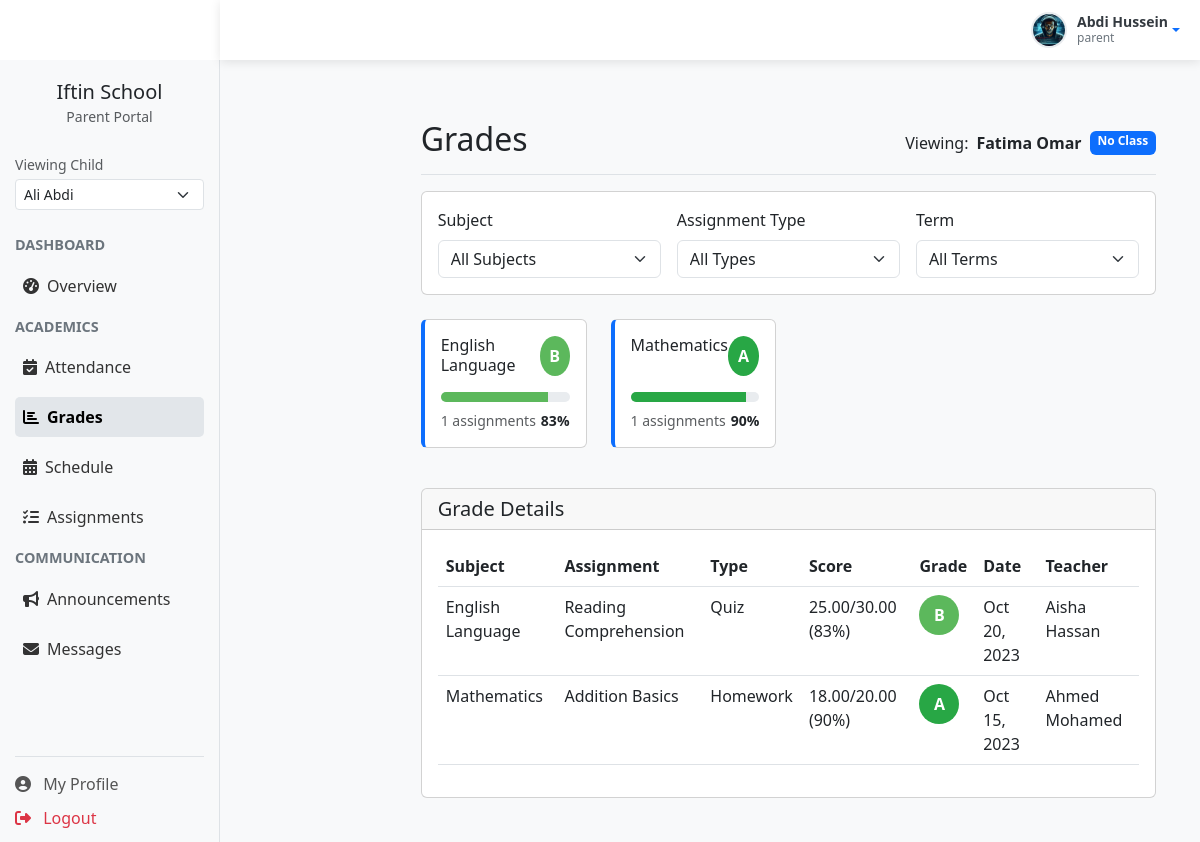
Page /parent/parent_grades.php?child_id=1 (signed in) on the committed database.
### tables this page shows
CREATE TABLE users (
  user_id INT AUTO_INCREMENT PRIMARY KEY,
  username VARCHAR(50) UNIQUE NOT NULL,
  password_hash VARCHAR(255) NOT NULL,
  email VARCHAR(100) UNIQUE NOT NULL,
  first_name VARCHAR(50) NOT NULL,
  last_name VARCHAR(50) NOT NULL,
  role ENUM('manager', 'teacher', 'student', 'parent') NOT NULL,
  phone VARCHAR(20),
  address TEXT,
  created_at TIMESTAMP DEFAULT CURRENT_TIMESTAMP,
  last_login TIMESTAMP NULL,
  is_active BOOLEAN DEFAULT TRUE,
  INDEX idx_role (role),
  INDEX idx_active (is_active)
);

CREATE TABLE subjects (
  subject_id INT AUTO_INCREMENT PRIMARY KEY,
  subject_name VARCHAR(50) NOT NULL,
  subject_code VARCHAR(20) UNIQUE NOT NULL,
  description TEXT,
  is_core BOOLEAN DEFAULT FALSE,
  INDEX idx_code (subject_code)
);

CREATE TABLE grades (
  grade_id INT AUTO_INCREMENT PRIMARY KEY,
  student_id INT NOT NULL,
  assignment_id INT NOT NULL,
  score DECIMAL(5,2) NOT NULL,
  comments TEXT,
  recorded_by INT NOT NULL,
  recorded_at TIMESTAMP DEFAULT CURRENT_TIMESTAMP,
  FOREIGN KEY (student_id) REFERENCES students(student_id) ON DELETE CASCADE,
  FOREIGN KEY (assignment_id) REFERENCES assignments(assignment_id) ON DELETE CASCADE,
  FOREIGN KEY (recorded_by) REFERENCES users(user_id),
  UNIQUE KEY (student_id, assignment_id),
  INDEX idx_score (score)
);

CREATE TABLE assignments (
  assignment_id INT AUTO_INCREMENT PRIMARY KEY,
  class_subject_id INT NOT NULL,
  title VARCHAR(100) NOT NULL,
  description TEXT,
  assignment_type ENUM('homework', 'quiz', 'test', 'project', 'exam') NOT NULL,
  due_date DATE NOT NULL,
  max_score DECIMAL(5,2) NOT NULL,
  weight DECIMAL(5,2) NOT NULL,
  created_at TIMESTAMP DEFAULT CURRENT_TIMESTAMP,
  FOREIGN KEY (class_subject_id) REFERENCES class_subjects(id) ON DELETE CASCADE,
  INDEX idx_due_date (due_date),
  INDEX idx_type (assignment_type)
);

### parent/parent_grades.php (the view, shortened to what this page needs)
<?php
require_once __DIR__ . '/../config/session.php';
require_once __DIR__ . '/../config/database.php';
$stmt = $db->prepare("
    SELECT s.student_id, u.first_name, u.last_name, c.class_name
    FROM parent_student ps
    JOIN students s ON ps.student_id = s.student_id
    JOIN users u ON s.user_id = u.user_id
    LEFT JOIN classes c ON s.current_class_id = c.class_id
    WHERE ps.parent_id = (SELECT parent_id FROM parents WHERE user_id = ?)
    AND s.student_id = ?
");
$stmt->execute([$session->get('user_id'), $_GET['child_id']]);
$child = $stmt->fetch();
$query = "
    SELECT g.grade_id, g.score, g.comments, g.recorded_at,
           a.assignment_id, a.title, a.assignment_type, a.max_score, a.weight, a.due_date,
           s.subject_id, s.subject_name, s.subject_code,
           CONCAT(u.first_name, ' ', u.last_name) as teacher_name,
           ROUND((g.score/a.max_score)*100) as percentage
    FROM grades g
    JOIN assignments a ON g.assignment_id = a.assignment_id
    JOIN class_subjects cs ON a.class_subject_id = cs.id
    JOIN subjects s ON cs.subject_id = s.subject_id
    JOIN teachers te ON cs.teacher_id = te.teacher_id
    JOIN users u ON te.user_id = u.user_id
    WHERE g.student_id = ?
";
$params = [$child['student_id']];
$query .= " ORDER BY a.due_date DESC";
$stmt = $db->prepare($query);
$stmt->execute($params);
$grades = $stmt->fetchAll();
$stmt = $db->prepare("
    SELECT s.subject_id, s.subject_name,
           COUNT(g.grade_id) as assignment_count,
           AVG(g.score/a.max_score)*100 as average_percentage
    FROM grades g
    JOIN assignments a ON g.assignment_id = a.assignment_id
    JOIN class_subjects cs ON a.class_subject_id = cs.id
    JOIN subjects s ON cs.subject_id = s.subject_id
    WHERE g.student_id = ?
    GROUP BY s.subject_id
    ORDER BY s.subject_name
");
$stmt->execute([$child['student_id']]);
$subjectAverages = $stmt->fetchAll();
function getLetterGrade($percentage)
{
    if ($percentage >= 90)
        return 'A';
    if ($percentage >= 80)
        return 'B';
    return 'F';
}
?>
<!DOCTYPE html>
<html lang="en">
<head>
    <link href="https://cdn.jsdelivr.net/npm/bootstrap@5.3.0/dist/css/bootstrap.min.css" rel="stylesheet">
    <link href="https://cdnjs.cloudflare.com/ajax/libs/font-awesome/6.4.0/css/all.min.css" rel="stylesheet">
    <link rel="stylesheet" href="../assets/css/sidebar.css">
</head>
<body>
    <?php include './navbar.php'; ?>
    <?php include './sidebar.php'; ?>
    <div class="main-content-parent">
        <div class="container-fluid">
            <div class="row">
                <main class="col-md-9 ms-sm-auto col-lg-10 px-md-4 py-4">
                    <div
                        class="d-flex justify-content-between flex-wrap flex-md-nowrap align-items-center pt-3 pb-2 mb-3 border-bottom">
                        <h2>Grades</h2>
                        <div class="btn-toolbar mb-2 mb-md-0">
                            <span class="me-2">Viewing:</span>
                            <strong><?= htmlspecialchars($child['first_name'] . ' ' . $child['last_name']) ?></strong>
                            <span
                                class="badge bg-primary ms-2"><?= htmlspecialchars($child['class_name'] ?? 'No Class') ?></span>
                        </div>
                    </div>
                    <div class="card mb-4">
                        <div class="card-body">
                            <form class="row g-3">
                                <div class="col-md-4">
                                    <label class="form-label">Subject</label>
                                    <select name="subject" class="form-select" onchange="this.form.submit()">
                                        <option value="">All Subjects</option>
                                    </select>
                                </div>
                                <div class="col-md-4">
                                    <label class="form-label">Assignment Type</label>
                                    <select name="type" class="form-select" onchange="this.form.submit()">
                                        <option value="">All Types</option>
                                    </select>
                                </div>
                                <div class="col-md-4">
                                    <label class="form-label">Term</label>
                                    <select name="term" class="form-select" onchange="this.form.submit()">
                                        <option value="">All Terms</option>
                                    </select>
                                </div>
                            </form>
                        </div>
                    </div>
                    <div class="row mb-4">
                        <?php foreach ($subjectAverages as $subject):
                            $letterGrade = getLetterGrade($subject['average_percentage']);
                            ?>
                            <div class="col-md-4 col-lg-3 mb-3">
                                <div class="card subject-card h-100">
                                    <div class="card-body">
                                        <div class="d-flex justify-content-between align-items-start">
                                            <h6 class="card-title mb-0"><?= htmlspecialchars($subject['subject_name']) ?>
                                            </h6>
                                            <span class="grade-badge grade-<?= $letterGrade ?>">
                                                <?= $letterGrade ?>
                                            </span>
                                        </div>
                                        <div class="progress mt-3" style="height: 10px;">
                                            <div class="progress-bar" role="progressbar" style="width: <?= $subject['average_percentage'] ?>%;
                                                    background-color: <?=
                                                        $letterGrade === 'A' ? '#28a745' :
                                                        ($letterGrade === 'B' ? '#5cb85c' :
                                                            ($letterGrade === 'C' ? '#f0ad4e' : '#d9534f'))
                                                        ?>" aria-valuenow="<?= $subject['average_percentage'] ?>"
                                                aria-valuemin="0" aria-valuemax="100">
                                            </div>
                                        </div>
                                        <div class="d-flex justify-content-between mt-2 small">
                                            <span class="text-muted">
                                                <?= $subject['assignment_count'] ?> assignments
                                            </span>
                                            <span class="fw-bold">
                                                <?= round($subject['average_percentage']) ?>%
                                            </span>
                                        </div>
                                    </div>
                                </div>
                            </div>
                        <?php endforeach; ?>
                    </div>
                    <div class="card">
                        <div class="card-header">
                            <h5 class="mb-0">Grade Details</h5>
                        </div>
                        <div class="card-body">
                            <?php if (empty($grades)): ?>
                                <div class="alert alert-info">No grades found matching your criteria</div>
                            <?php else: ?>
                                <div class="table-responsive">
                                    <table class="table table-hover">
                                        <thead>
                                            <tr>
                                                <th>Subject</th>
                                                <th>Assignment</th>
                                                <th>Type</th>
                                                <th>Score</th>
                                                <th>Grade</th>
                                                <th>Date</th>
                                                <th>Teacher</th>
                                            </tr>
                                        </thead>
                                        <tbody>
                                            <?php foreach ($grades as $grade):
                                                $letterGrade = getLetterGrade($grade['percentage']);
                                                $dueDate = date("M j, Y", strtotime($grade['due_date']));
                                                ?>
                                                <tr>
                                                    <td><?= htmlspecialchars($grade['subject_name']) ?></td>
                                                    <td><?= htmlspecialchars($grade['title']) ?></td>
                                                    <td><?= ucfirst($grade['assignment_type']) ?></td>
                                                    <td>
                                                        <?= $grade['score'] ?>/<?= $grade['max_score'] ?>
                                                        (<?= $grade['percentage'] ?>%)
                                                    </td>
                                                    <td>
                                                        <span class="grade-badge grade-<?= $letterGrade ?>">
                                                            <?= $letterGrade ?>
                                                        </span>
                                                    </td>
                                                    <td><?= $dueDate ?></td>
                                                    <td><?= htmlspecialchars($grade['teacher_name']) ?></td>
                                                </tr>
                                            <?php endforeach; ?>
                                        </tbody>
                                    </table>
                                </div>
                            <?php endif; ?>
                        </div>
                    </div>
                </main>
            </div>
        </div>
    </div>
</body>
</html>

### rows in the picture
users: first_name+last_name "Fatima Omar"
subjects: subject_name "English Language", letterGrade "B", $subject['average_percentage'] 83.3333000000 (drawn), assignment_count "1", average_percentage "83"
subjects: subject_name "Mathematics", letterGrade "A", $subject['average_percentage'] 90.0000000000 (drawn), assignment_count "1", average_percentage "90"
grades: subjects.subject_name "English Language", assignment.title "Reading Comprehension", assignment.assignment_type "Quiz", score "25.00", assignment.max_score "30.00", percentage "83", letterGrade "B", assignment.due_date "Oct 20, 2023", teacher_name "Aisha Hassan"
grades: subjects.subject_name "Mathematics", assignment.title "Addition Basics", assignment.assignment_type "Homework", score "18.00", assignment.max_score "20.00", percentage "90", letterGrade "A", assignment.due_date "Oct 15, 2023", teacher_name "Ahmed Mohamed"

### other values in the picture
$_SESSION['user_name'] "Abdi Hussein"
$_SESSION['user_role'] "parent"
$child['class_name'] "No Class"
form field value "Ali Abdi"
